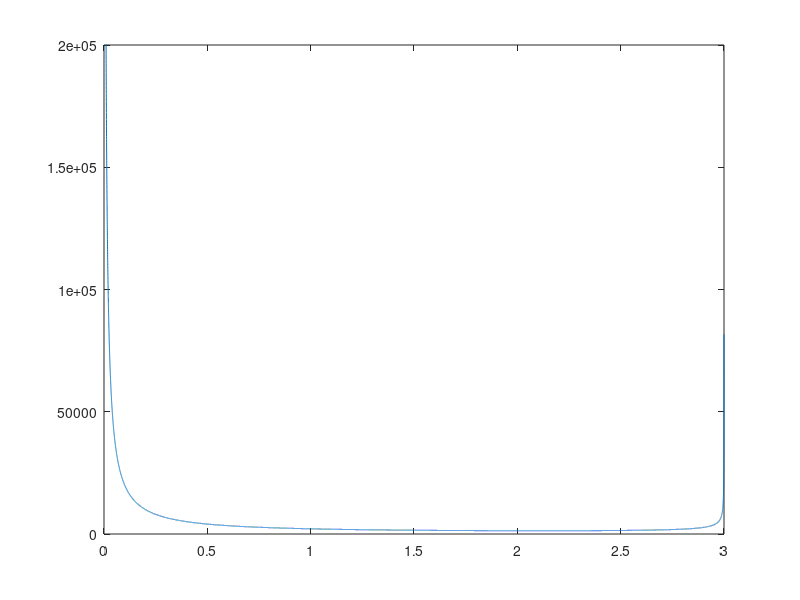

Write MATLAB code to recreate this figure.
W = 400 ;
Lb = 3 ;
Lc = 5 ;
T = @(D) (Lb*Lc*W)./(D.*sqrt(Lb^2-D.^2)) ;

D = 0:0.0001:3 ;
format bank
[temp , index] = min(T(D)) ;
fprintf("Min = %.4f\n" , D(index)) ;
plot(D , T(D)) ;
axis([0 3 0 200000])
